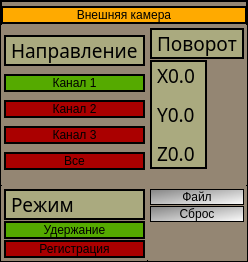
<?xml version="1.0" encoding="UTF-8"?>
<ui version="4.0">
 <class>RemoteAimingWindowControl</class>
 <widget class="QWidget" name="RemoteAimingWindowControl">
  <property name="geometry">
   <rect>
    <x>0</x>
    <y>0</y>
    <width>246</width>
    <height>262</height>
   </rect>
  </property>
  <property name="windowTitle">
   <string>RemoteAimingWindowControl</string>
  </property>
  <property name="styleSheet">
   <string notr="true">QWidget
{
border: 2px solid line black;
	background-color: rgb(148, 134, 115);
	font: 14pt &quot;Sans Serif&quot;;
}


QLabel
{
border: 0px solid line black;
	
	background-color: rgb(148, 134, 115);

}</string>
  </property>
  <layout class="QGridLayout" name="gridLayout_5">
   <property name="leftMargin">
    <number>1</number>
   </property>
   <property name="topMargin">
    <number>6</number>
   </property>
   <property name="rightMargin">
    <number>1</number>
   </property>
   <property name="bottomMargin">
    <number>1</number>
   </property>
   <property name="spacing">
    <number>1</number>
   </property>
   <item row="1" column="0">
    <widget class="QGroupBox" name="groupBox">
     <property name="styleSheet">
      <string notr="true">QLabel
{
border: 2px solid line black;
	
	background-color: rgb(170, 170, 127);
}

QPushButton
{
background-color: rgb(170, 0, 0);
}

QPushButton:checked
{

 
	background-color: rgb(85, 170, 0);

}

QPushButton:pressed
{

 
	
	background-color: qlineargradient(spread:pad, x1:0.025, y1:0.00568182, x2:1, y2:1, stop:0 rgba(0, 170, 18, 255), stop:1 rgba(255, 255, 255, 255));

}

QGroupBox
{
border: 0px solid line black;
}</string>
     </property>
     <property name="title">
      <string/>
     </property>
     <property name="alignment">
      <set>Qt::AlignCenter</set>
     </property>
     <layout class="QGridLayout" name="gridLayout">
      <property name="leftMargin">
       <number>1</number>
      </property>
      <property name="topMargin">
       <number>1</number>
      </property>
      <property name="rightMargin">
       <number>0</number>
      </property>
      <property name="bottomMargin">
       <number>1</number>
      </property>
      <property name="spacing">
       <number>1</number>
      </property>
      <item row="0" column="0" colspan="2">
       <widget class="QLabel" name="label_3">
        <property name="sizePolicy">
         <sizepolicy hsizetype="Preferred" vsizetype="Maximum">
          <horstretch>0</horstretch>
          <verstretch>0</verstretch>
         </sizepolicy>
        </property>
        <property name="font">
         <font>
          <family>Sans Serif</family>
          <pointsize>14</pointsize>
          <weight>50</weight>
          <italic>false</italic>
          <bold>false</bold>
         </font>
        </property>
        <property name="text">
         <string>Направление</string>
        </property>
       </widget>
      </item>
      <item row="1" column="0" colspan="2">
       <widget class="QPushButton" name="butDirectErrorToChannel1">
        <property name="text">
         <string>Канал 1</string>
        </property>
        <property name="checkable">
         <bool>true</bool>
        </property>
        <property name="checked">
         <bool>true</bool>
        </property>
        <property name="autoExclusive">
         <bool>true</bool>
        </property>
       </widget>
      </item>
      <item row="2" column="0" colspan="2">
       <widget class="QPushButton" name="butDirectErrorToChannel2">
        <property name="text">
         <string>Канал 2</string>
        </property>
        <property name="checkable">
         <bool>true</bool>
        </property>
        <property name="autoExclusive">
         <bool>true</bool>
        </property>
       </widget>
      </item>
      <item row="3" column="0" colspan="2">
       <widget class="QPushButton" name="butDirectErrorToChannel3">
        <property name="text">
         <string>Канал 3</string>
        </property>
        <property name="checkable">
         <bool>true</bool>
        </property>
        <property name="autoExclusive">
         <bool>true</bool>
        </property>
       </widget>
      </item>
      <item row="4" column="0" colspan="2">
       <widget class="QPushButton" name="butDirectErrorToAll">
        <property name="text">
         <string>Все</string>
        </property>
        <property name="checkable">
         <bool>true</bool>
        </property>
        <property name="autoExclusive">
         <bool>true</bool>
        </property>
       </widget>
      </item>
     </layout>
    </widget>
   </item>
   <item row="1" column="1">
    <widget class="QGroupBox" name="groupBox_3">
     <property name="styleSheet">
      <string notr="true">QLabel
{
border: 2px solid line black;
	
	background-color: rgb(170, 170, 127);
}

QPushButton
{
background-color: rgb(170, 0, 0);
}

QPushButton:checked
{

 
	background-color: rgb(85, 170, 0);

}

QPushButton:pressed
{

 
	
	background-color: qlineargradient(spread:pad, x1:0.025, y1:0.00568182, x2:1, y2:1, stop:0 rgba(0, 170, 18, 255), stop:1 rgba(255, 255, 255, 255));

}

QGroupBox
{
border: 0px solid line black;
}</string>
     </property>
     <property name="title">
      <string/>
     </property>
     <property name="alignment">
      <set>Qt::AlignCenter</set>
     </property>
     <layout class="QGridLayout" name="gridLayout_3">
      <property name="leftMargin">
       <number>0</number>
      </property>
      <property name="topMargin">
       <number>1</number>
      </property>
      <property name="rightMargin">
       <number>1</number>
      </property>
      <property name="bottomMargin">
       <number>1</number>
      </property>
      <property name="spacing">
       <number>1</number>
      </property>
      <item row="2" column="0">
       <spacer name="verticalSpacer">
        <property name="orientation">
         <enum>Qt::Vertical</enum>
        </property>
        <property name="sizeHint" stdset="0">
         <size>
          <width>20</width>
          <height>40</height>
         </size>
        </property>
       </spacer>
      </item>
      <item row="0" column="0" colspan="2">
       <widget class="QLabel" name="label_4">
        <property name="sizePolicy">
         <sizepolicy hsizetype="Preferred" vsizetype="Fixed">
          <horstretch>0</horstretch>
          <verstretch>0</verstretch>
         </sizepolicy>
        </property>
        <property name="font">
         <font>
          <family>Sans Serif</family>
          <pointsize>14</pointsize>
          <weight>50</weight>
          <italic>false</italic>
          <bold>false</bold>
         </font>
        </property>
        <property name="text">
         <string>Поворот</string>
        </property>
       </widget>
      </item>
      <item row="1" column="0" colspan="2">
       <widget class="QLabel" name="labelAxisRotate1">
        <property name="sizePolicy">
         <sizepolicy hsizetype="Maximum" vsizetype="Maximum">
          <horstretch>0</horstretch>
          <verstretch>0</verstretch>
         </sizepolicy>
        </property>
        <property name="font">
         <font>
          <family>Sans Serif</family>
          <pointsize>14</pointsize>
          <weight>50</weight>
          <italic>false</italic>
          <bold>false</bold>
         </font>
        </property>
        <property name="text">
         <string>&lt;html&gt;&lt;head/&gt;&lt;body&gt;&lt;p&gt;X0.0 &lt;/p&gt;&lt;p&gt;Y0.0&lt;/p&gt;&lt;p&gt;Z0.0&lt;/p&gt;&lt;/body&gt;&lt;/html&gt;</string>
        </property>
       </widget>
      </item>
     </layout>
    </widget>
   </item>
   <item row="2" column="0">
    <widget class="QGroupBox" name="groupBox_2">
     <property name="styleSheet">
      <string notr="true">QLabel
{
border: 2px solid line black;
	
	background-color: rgb(170, 170, 127);
}

QPushButton
{
background-color: rgb(170, 0, 0);
}

QPushButton:checked
{

 
	background-color: rgb(85, 170, 0);

}

QPushButton:pressed
{

 
	
	background-color: qlineargradient(spread:pad, x1:0.025, y1:0.00568182, x2:1, y2:1, stop:0 rgba(0, 170, 18, 255), stop:1 rgba(255, 255, 255, 255));

}

QGroupBox
{
border: 0px solid line black;
}</string>
     </property>
     <property name="title">
      <string/>
     </property>
     <property name="alignment">
      <set>Qt::AlignCenter</set>
     </property>
     <layout class="QGridLayout" name="gridLayout_2">
      <property name="leftMargin">
       <number>1</number>
      </property>
      <property name="topMargin">
       <number>1</number>
      </property>
      <property name="rightMargin">
       <number>0</number>
      </property>
      <property name="bottomMargin">
       <number>1</number>
      </property>
      <property name="spacing">
       <number>1</number>
      </property>
      <item row="2" column="0" colspan="2">
       <widget class="QPushButton" name="butSetRegistrationMode">
        <property name="text">
         <string>Регистрация</string>
        </property>
        <property name="checkable">
         <bool>true</bool>
        </property>
        <property name="autoExclusive">
         <bool>true</bool>
        </property>
       </widget>
      </item>
      <item row="0" column="0" colspan="2">
       <widget class="QLabel" name="label_5">
        <property name="font">
         <font>
          <family>Sans Serif</family>
          <pointsize>14</pointsize>
          <weight>50</weight>
          <italic>false</italic>
          <bold>false</bold>
         </font>
        </property>
        <property name="text">
         <string>Режим</string>
        </property>
       </widget>
      </item>
      <item row="1" column="0" colspan="2">
       <widget class="QPushButton" name="butSetAimingMode">
        <property name="text">
         <string>Удержание</string>
        </property>
        <property name="checkable">
         <bool>true</bool>
        </property>
        <property name="checked">
         <bool>true</bool>
        </property>
        <property name="autoExclusive">
         <bool>true</bool>
        </property>
       </widget>
      </item>
     </layout>
    </widget>
   </item>
   <item row="2" column="1">
    <widget class="QGroupBox" name="groupBox_4">
     <property name="styleSheet">
      <string notr="true">QLabel
{
border: 2px solid line black;
	
	background-color: rgb(170, 170, 127);
}

QPushButton
{
background-color: rgb(170, 0, 0);
}

QPushButton:checked
{

 
	background-color: rgb(85, 170, 0);

}

QPushButton:pressed
{

 
	
	background-color: qlineargradient(spread:pad, x1:0.025, y1:0.00568182, x2:1, y2:1, stop:0 rgba(0, 170, 18, 255), stop:1 rgba(255, 255, 255, 255));

}

QGroupBox
{
border: 0px solid line black;
}</string>
     </property>
     <property name="title">
      <string/>
     </property>
     <property name="alignment">
      <set>Qt::AlignCenter</set>
     </property>
     <layout class="QGridLayout" name="gridLayout_4">
      <property name="leftMargin">
       <number>0</number>
      </property>
      <property name="topMargin">
       <number>1</number>
      </property>
      <property name="rightMargin">
       <number>1</number>
      </property>
      <property name="bottomMargin">
       <number>1</number>
      </property>
      <property name="spacing">
       <number>1</number>
      </property>
      <item row="0" column="0">
       <widget class="QPushButton" name="butLoadRotateFromFile">
        <property name="styleSheet">
         <string notr="true">QPushButton
{
	background-color: qlineargradient(spread:pad, x1:0, y1:0, x2:1, y2:1, stop:0 rgba(130, 130, 130, 255), stop:1 rgba(255, 255, 255, 255));

border: 1px solid line black;
}

QPushButton:pressed
{
	background-color: qlineargradient(spread:pad, x1:0.625, y1:0.142, x2:0.994318, y2:1, stop:0 rgba(0, 0, 0, 255), stop:1 rgba(255, 255, 255, 255));
}</string>
        </property>
        <property name="text">
         <string>Файл</string>
        </property>
       </widget>
      </item>
      <item row="1" column="0">
       <widget class="QPushButton" name="butResetRotationModules">
        <property name="styleSheet">
         <string notr="true">QPushButton
{
	background-color: qlineargradient(spread:pad, x1:0, y1:0, x2:1, y2:1, stop:0 rgba(130, 130, 130, 255), stop:1 rgba(255, 255, 255, 255));

border: 1px solid line black;
}

QPushButton:pressed
{
	background-color: qlineargradient(spread:pad, x1:0.625, y1:0.142, x2:0.994318, y2:1, stop:0 rgba(0, 0, 0, 255), stop:1 rgba(255, 255, 255, 255));
}</string>
        </property>
        <property name="text">
         <string>Сброс</string>
        </property>
       </widget>
      </item>
      <item row="3" column="0">
       <spacer name="verticalSpacer_2">
        <property name="orientation">
         <enum>Qt::Vertical</enum>
        </property>
        <property name="sizeHint" stdset="0">
         <size>
          <width>20</width>
          <height>40</height>
         </size>
        </property>
       </spacer>
      </item>
     </layout>
    </widget>
   </item>
   <item row="0" column="0" colspan="2">
    <widget class="QLabel" name="label_9">
     <property name="sizePolicy">
      <sizepolicy hsizetype="Preferred" vsizetype="Maximum">
       <horstretch>0</horstretch>
       <verstretch>0</verstretch>
      </sizepolicy>
     </property>
     <property name="styleSheet">
      <string notr="true">QLabel
{
border: 2px solid line black;
	
	background-color: rgb(255, 170, 0);
}</string>
     </property>
     <property name="text">
      <string>Внешняя камера</string>
     </property>
     <property name="alignment">
      <set>Qt::AlignCenter</set>
     </property>
    </widget>
   </item>
  </layout>
 </widget>
 <layoutdefault spacing="6" margin="11"/>
 <resources/>
 <connections/>
</ui>
